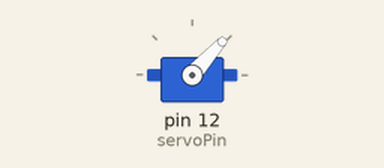
This program was run on a simulated Raspberry Pi (header pin numbers). Parts: servo. Servo angles are drawn from the pulse width (0.5 ms = 0°, 2.5 ms = 180°); what the program prints to the terminal is not drawn.

Above: at 0.05 s.
At 0.4 s:
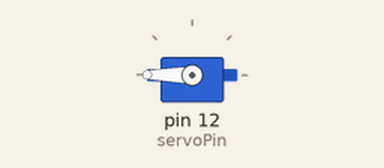
At 0.8 s:
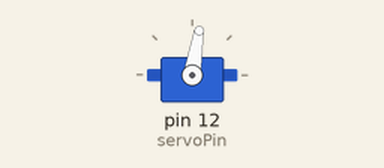
At 1.35 s:
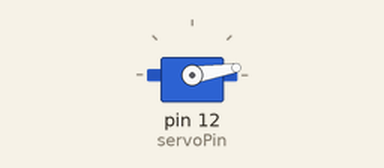
Timing chart, 0 to 3.1 s (numbered marks = the images above):
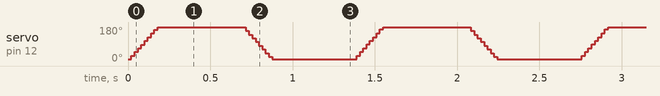

The program:

ServoMotor.py
```python
# Servo motor control program
# Program: ServoMotor.py
# Date: 2022-07-28
# Author: X.Tang
# Version: 1.0

import RPi.GPIO as GPIO
import time

OFFSE_DUTY = 0.5  #define pulse offset of servo
SERVO_MIN_DUTY = 2.5 + OFFSE_DUTY  #define the minimum angle of servo
SERVO_MAX_DUTY = 12.5 + OFFSE_DUTY #define the maximum angle of servo
servoPin = 12

def map(value, fromLow, fromHigh, toLow, toHigh):
    return (toHigh-toLow)*(value-fromLow)/(fromHigh-fromLow) + toLow

def setup():
    global p
    GPIO.setmode(GPIO.BOARD)   #use PHYSICAL GPIO numbering
    GPIO.setup(servoPin, GPIO.OUT) #set servoPin to OUTPUT mode
    GPIO.setup(servoPin, GPIO.LOW) #make servoPin output to LOW level

    p = GPIO.PWM(servoPin, 50) #set Freq to 50Hz
    p.start(0)                 #set initial duty cycle to 0

def servoWrite(angle):
    if(angle<0):
        angle = 0
    elif(angle > 180):
        angle = 180

    p.ChangeDutyCycle(map(angle,0,180,SERVO_MIN_DUTY,SERVO_MAX_DUTY)) #map the angle to duty cycle and output it

def loop():
    while True:
        for dc in range(0, 181, 1):  # make servo rotate from 0 to 180
            servoWrite(dc)   #write dc value to servo
            time.sleep(0.001)
        time.sleep(0.5)

        for dc in range(180, -1, -1): # make the servo rotate from 180 to 0 deg
            servoWrite(dc)
            time.sleep(0.001)
        time.sleep(0.5)

def destroy():
    p.stop()
    GPIO.cleanup()

if __name__ == '__main__':  # program entrance
    print('Program is starting...')
    setup()
    try:
        loop()
    except KeyboardInterrupt: #press ctrl-c to end the program
        destroy()
```
